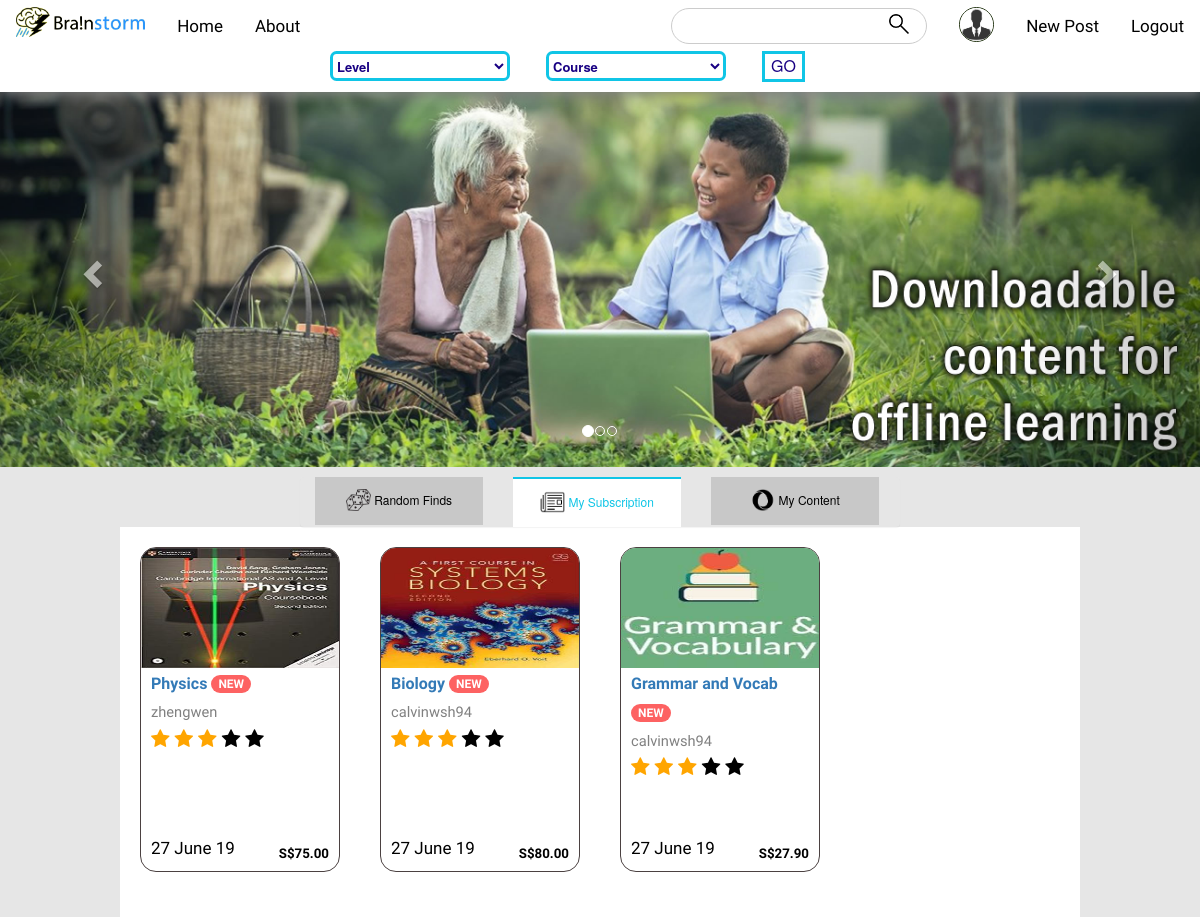
The page /sub_home (signed in) on the database its author committed.
### users/models.py (models this page shows, shortened)
class Profile(models.Model):
    user = models.OneToOneField(User, on_delete=models.CASCADE)
    image = models.ImageField(default = 'default.jpg', upload_to='profile_pics')
    gender = models.CharField(
        max_length = 12,
        choices = [
            ('Male', 'Male'),
            ('Female', 'Female'),
            ('Others', 'Others'),
            ('Justin Lu', 'Justin Lu')
        ],
        default = 'Justin Lu'
    )
    bio = models.CharField(max_length = 1000, blank = True, default = '-')

### store/models.py (models this page shows, shortened)
class Post(models.Model):
	title = models.CharField(max_length=100)
	image = models.ImageField(default = 'default0.jpg', upload_to='course_image/')
	description = models.TextField()
	price = models.DecimalField(decimal_places=2, max_digits=6)
	date_posted = models.DateTimeField(default=timezone.now)
	author = models.ForeignKey(User, on_delete=models.CASCADE)
	rating = models.IntegerField(default = 0)

### store/views.py (the view)
# urls.py: path('sub_home', SubListView.as_view(), name='store-sub_home'),
class SubListView(ListView):
	model = Subscriber
	template_name = 'store/sub_home.html' # <app>/<model>_<viewtype>.html
	context_object_name = 'sub'
	ordering = ['-current_user']
	paginate_by = 12
	def get(self, request):
		post = Post.objects.all().order_by('-date_posted')
		users = User.objects.exclude(id=request.user.id)
		sub = Subscriber.objects.get(current_user=request.user)
		subs = sub.users.all()
		args={
			'post':post, 'users':users, 'subs':subs
		}
		return render(request, self.template_name, args)

### store/templates/store/sub_home.html (shortened to what this page needs)
{% extends "store/base.html" %}
{% block content %}
      <div id="useless">
          <div id="myCarousel" class="carousel slide" data-ride="carousel">
    <ol class="carousel-indicators">
      <li data-target="#myCarousel" data-slide-to="0" class="active"></li>
      <li data-target="#myCarousel" data-slide-to="1"></li>
      <li data-target="#myCarousel" data-slide-to="2"></li>
    </ol>
  <div class="carousel-inner">
    <div class="item active">
      <div class="cover_holder">
      <img src="/static/store/kids.jpg" alt="c0">
      <div class="carousel-caption">
      </div>
      </div>
    </div>
  </div>
  <a class="left carousel-control" href="#myCarousel" data-slide="prev">
    <span class="glyphicon glyphicon-chevron-left"></span>
  </a>
  <a class="right carousel-control" href="#myCarousel" data-slide="next">
    <span class="glyphicon glyphicon-chevron-right"></span>
  </a>
</div>
      </div>
      <div class="panel">
        <span class="shape">
          <a href="{% url 'store-home'%}">
            <img src="/static/store/random.gif" alt="">
            Random Finds
          </a>
          </span>
          <span class="shape">
          <a style="background-color: white; color: rgb(16, 197, 230); border-top: solid 2px rgb(16, 197, 230);">
            <img src="/static/store/Subscription.gif" alt="">
            My Subscription
          </a>
          </span>
          <span class="shape">
          {% if user.is_authenticated %}
          <a  href="{% url 'user-posts' user.username %}">
          {% else %}
          <a  href="{% url 'login' %}">
          {% endif %}
            <img src="/static/store/content.gif" alt="">
            My Content
          </a>
          </span>
      </div>
      <p style="padding: 20px;"></p>
      <div style="padding-top: 20px;" id="main" >
      <section class="text-center mb-4">
        <div class="row">
        {% for sub in subs %}
          <div class="col-lg-3 col-md-6 mb-4">
            <div id="course_card">
              <div class="view overlay">
                <img style="margin-left: -10px;" src="{{ sub.image.url }}" alt="">
              </div>
              <div>
                <div>
                  <strong>
                    <a class="title" href="{% url 'post-detail' sub.id %}" > <span>{{ sub.title }}</span>
                      <span  style="background-color: rgb(253, 98, 98);" class="badge badge-pill danger-color">NEW
                      </span>
                    </a>
                  </strong>
                </div>
                <a href="{% url 'user-posts' sub.author.username %}" class="author">
                  {{ sub.author }}
                </a>
                <div class="rating">
                {% if sub.rating == 0 %}
                <span class="fa fa-star"></span>
                <span class="fa fa-star"></span>
                <span class="fa fa-star"></span>
                <span class="fa fa-star"></span>
                <span class="fa fa-star"></span>
                {% elif sub.rating == 1 %}
                <span class="fa fa-star checked"></span>
                <span class="fa fa-star"></span>
                <span class="fa fa-star"></span>
                <span class="fa fa-star"></span>
                <span class="fa fa-star"></span>
                {% elif sub.rating == 2 %}
                <span class="fa fa-star checked"></span>
                <span class="fa fa-star checked"></span>
                <span class="fa fa-star"></span>
                <span class="fa fa-star"></span>
                <span class="fa fa-star"></span>
                {% elif sub.rating == 3 %}
                <span class="fa fa-star checked"></span>
                <span class="fa fa-star checked"></span>
                <span class="fa fa-star checked"></span>
                <span class="fa fa-star"></span>
                <span class="fa fa-star"></span>
                {% elif sub.rating == 4 %}
                <span class="fa fa-star checked"></span>
                <span class="fa fa-star checked"></span>
                <span class="fa fa-star checked"></span>
                <span class="fa fa-star checked"></span>
                <span class="fa fa-star"></span>
                {% elif sub.rating == 5 %}
                <span class="fa fa-star checked"></span>
                <span class="fa fa-star checked"></span>
                <span class="fa fa-star checked"></span>
                <span class="fa fa-star checked"></span>
                <span class="fa fa-star checked"></span>
                {% endif %}
                </div>
                <div>
                  <strong style="text-align: right;" class="price">S${{ sub.price }}
                  </strong>
                </div>
                <small class="date">
                   {{ sub.date_posted|date:'d F y'}}
                </small>
              </div>
            </div>
          </div>
        {% endfor %}
 </div>
      </section>
</div>
{% endblock content %}

### store/templates/store/base.html (shortened to what this page needs)
{% load static %}
<!DOCTYPE html>
<html>
<link rel="stylesheet" href="https://maxcdn.bootstrapcdn.com/bootstrap/4.0.0/css/bootstrap.min.css">
<link rel="stylesheet" href="https://maxcdn.bootstrapcdn.com/bootstrap/3.4.0/css/bootstrap.min.css">
<link href="{% static 'store/main.css' %}"  rel="stylesheet" type="text/css">
<link rel="stylesheet" href="https://cdnjs.cloudflare.com/ajax/libs/font-awesome/4.7.0/css/font-awesome.min.css">
<head>
</head>
<body>
  <div id="nav_bar" >
  <div class="topnav">
  <a style="padding-top: 7px;" class="left">
    <img src="/static/store/brainstorm_logo.gif" height="30px">
  </a>
  <a href="{% url 'store-home' %}" class="left select">Home</a>
  <a href="{% url 'store-about' %}" class="left select">About</a>
  {% if user.is_authenticated %}
      <a href="{% url 'logout' %}" class="right select">Logout</a>
      <a href="{% url 'post-create' %}" class="right select">New Post</a>
      <a href="{% url 'profile' %}"  style="padding-top: 7px;" class="right">
        <img id="profile_icon" src="{{ user.profile.image.url }}" height="30px">
      </a>
    {% else %}
      <a href="{% url 'register' %}" class="right select">Register</a>
      <a href="{% url 'login' %}" class="right select">Login</a>
    {% endif %}
  <div id="search">
    <form method='GET' action=''>
      <input type="text" name='q' placeholder="">
      <button id='search_holder'>
        <img src="/static/store/search_icon.gif" id="search_icon">
      </button>
    </form>
  </div>
</div>
  <div class="nav2">
    <select class="select-css">
    <option>Level</option>
</select>
    <select class="select-css">
    <option>Course</option>
    </select>
      <button class="go">GO</button>
    </div>
  </div>
 <div>
  {% block content %}{% endblock %}
</div>
</body>
</html>

### store/static/store/main.css (style rules this page uses)
body { color: black; padding: 0; margin: 0; background-color: rgb(230, 230, 230); height: 100%; margin: 0; background-attachment: fixed; }
#nav_bar { padding-bottom: 10px; box-shadow: 1px 3px 13px grey; position: fixed; width: 100%; background-color: white; z-index: 999999; }
#search_icon { width: 20px; float: right; margin-right: 8px; margin-top: 1px; }
#search_holder { float: right; background: none; border: none; outline: none; }
#search { border: 1px solid #ccc; border-radius: 25px; float: right; padding: 3px; margin-top: 8px; margin-right: 16px; }
.topnav { overflow: hidden; font-family: 'Carrois Gothic', sans-serif; }
.topnav a { float: left; display: block; color: black; text-align: center; padding: 14px 16px; text-decoration: none; font-size: 17px; }
.topnav .left { float: left; }
.topnav .right { float: right; }
.topnav input[type=text] { font-size: 10pt; outline: none; margin: 0.25em 0.5em 0.25em 0.5em; border: none; }
.nav2 { background-color: rgb(174, 216, 255); display: block; margin-top: -5px; padding-top: 0; width: 100%; border: none; font-size: 16px; cursor: pointer; text-align: center; margin-left: 27.5%; }
.go { float: left; color: rgb(24, 0, 131); size: 12pt; border: solid rgb(16, 197, 230); background-color: white; }
.select-css { float: left; display: block; font-size: 13px; font-weight: 600; color: rgb(24, 0, 131); margin-right: 3%; width: 15%; height: 30px; box-sizing: border-box; border: solid rgb(16, 197, 230); border-radius: .5em; background-color: rgba(255, 255, 255, 0.815); }
.select-css option { font-weight:normal; }
#main { z-index: -1; color: black; background-color: rgb(255, 255, 255); font-family: 'Athiti', sans-serif; margin-top: 0%; font-size: 15pt; margin-left: 10%; margin-right: 10%; padding: 15px; padding-top: 100px; }
#profile_icon { object-fit: cover; border-radius: 50%; border: 1px solid #231; width: 35px; height: 35px; bottom: 10px; }
#useless img { display: block; margin-left: auto; margin-right: auto; width: 100%; }
.cover_holder { width: 100%; margin-right: auto; margin-left: auto; background: black; }
#useless { padding-top: 70px; border: none; }
.panel { margin-left: auto; margin-right: auto; width: 50%; background-color: rgb(230, 230, 230); overflow: hidden; margin-top: 10px; margin-bottom: -50px; border: none; z-index: 0; position: relative; }
.panel a { float: left; width: 28%; background-color: rgb(200, 200, 200); margin-right: 2.5%; margin-left: 2.5%; display: block; color: black; text-align: center; padding: 14px 16px; text-decoration: none; font-size: 12px; outline: none; }
.panel img { margin-top: -4px; width: 25px; }
#course_card img { width: 200px; height: 120px; }
#course_card { margin-left: auto; margin-right: auto; background-color: white; padding-left: 10px; padding-right: 10px; height: 325px; width: 200px; border: solid 1pt rgb(75, 65, 65); box-shadow: #231; text-align: left; color: black; border-radius: 12pt; overflow: hidden; display: block; position: relative; }
#course_card .title { font-size: 12pt; }
#course_card .price { font-size: 10pt; position: absolute; bottom: 8px; right: 10px; }
#course_card .date { padding-top: 20px; float: left; position: absolute; bottom: 10px; }
#course_card .author { color: grey; font-size: 11pt; }
.checked { color: orange; }
.rating { float: none; padding: 0; margin: 0; }

### rows shown on the page
Post: image (picture), title "Physics", author "zhengwen", rating 3 (drawn), price "75.00", date_posted "27 June 19"
Post: image (picture), title "Biology", author "calvinwsh94", rating 3 (drawn), price "80.00", date_posted "27 June 19"
Post: image (picture), title "Grammar and Vocab", author "calvinwsh94", rating 3 (drawn), price "27.90", date_posted "27 June 19"
